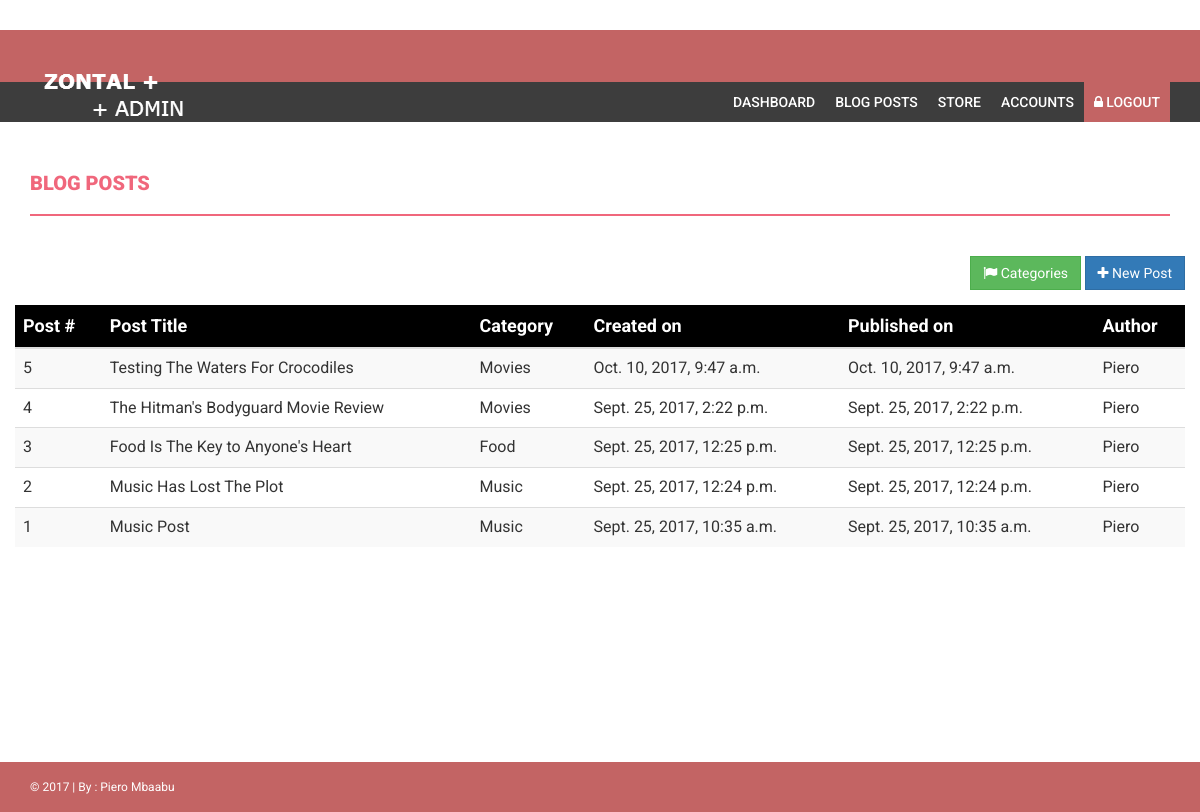
Page /blog/ (signed in) on the committed database.
### blog/models.py (models this page shows, shortened)
class Post(models.Model):
	category = models.ForeignKey(Categorie, on_delete=models.CASCADE)
	post_title = models.CharField(max_length=200)
	post_content = models.TextField()
	featured_img = models.ImageField(upload_to='posts')
	author = models.ForeignKey('auth.User')
	created_on = models.DateTimeField(auto_now_add=True)
	published_on = models.DateTimeField(auto_now_add=False, null=True)

class Categorie(models.Model):
	category_name = models.CharField(max_length=200)
	date_added = models.DateTimeField(auto_now_add=True)
	def __str__(self):
		return self.category_name

### blog/views.py (the view)
@login_required(login_url='login')
def view_posts(request):
	context = {
		'posts' : Post.objects.all().order_by('-created_on'),
	}
	return render(request, "dashboard/posts.html", context)

### dashboard/templates/dashboard/posts.html (shortened to what this page needs)
{% extends "dashboard/base.html" %}
{% block pagetitle %}Blog Posts{% endblock %}
{% block content %}
<div class="row">
	<div class="action-btns">
			<a href="{% url 'blog:blog_categories' %}" class="btn btn-success"><i class="fa fa-flag"></i> Categories</a>
			<a href="{% url 'blog:new_post' %}" class="btn btn-primary"><i class="fa fa-plus"></i> New Post</a>
	</div>
	<div class="table-responsive">
		<table class="table table-striped">
			<thead>
				<th>Post #</th>
				<th>Post Title</th>
				<th>Category</th>
				<th>Created on</th>
				<th>Published on</th>
				<th>Author</th>
			</thead>
			<tbody>
				{% for post in posts %}
				<tr>
					<td>{{ post.pk }}</td>
					<td>{{ post.post_title }}</td>
					<td>{{ post.category }}</td>
					<td>{{ post.created_on }}</td>
					<td>{% if post.published_on %}{{ post.published_on }}{% else %}<span class="badge badge-danger">Unpublished</span>{% endif %}</td>
					<td>{{ post.author }}</td>
				</tr>
				{% endfor %}
			</tbody>
		</table>
	</div>
</div>
{% endblock %}

### dashboard/static/dashboard/css/style.css (style rules this page uses)
body { font-family: 'Roboto', sans-serif; line-height: 30px; }
.btn { border-radius: 0px; -webkit-border-radius: 0px; -moz-border-radius: 0px; }
.action-btns { text-align: right; padding-bottom: 15px; }
table th { font-size: 18px; font-weight: bold; color: #fff; background: #000; }
table td { padding: 15px 0 15px 0; line-height: 2em; font-size: 16px; }

### rows in the picture
Post: pk "5", post_title "Testing The Waters For Crocodiles", category "Movies", created_on "Oct. 10, 2017, 9:47 a.m.", published_on "Oct. 10, 2017, 9:47 a.m.", author "Piero"
Post: pk "4", post_title "The Hitman's Bodyguard Movie Review", category "Movies", created_on "Sept. 25, 2017, 2:22 p.m.", published_on "Sept. 25, 2017, 2:22 p.m.", author "Piero"
Post: pk "3", post_title "Food Is The Key to Anyone's Heart", category "Food", created_on "Sept. 25, 2017, 12:25 p.m.", published_on "Sept. 25, 2017, 12:25 p.m.", author "Piero"
Post: pk "2", post_title "Music Has Lost The Plot", category "Music", created_on "Sept. 25, 2017, 12:24 p.m.", published_on "Sept. 25, 2017, 12:24 p.m.", author "Piero"
Post: pk "1", post_title "Music Post", category "Music", created_on "Sept. 25, 2017, 10:35 a.m.", published_on "Sept. 25, 2017, 10:35 a.m.", author "Piero"
